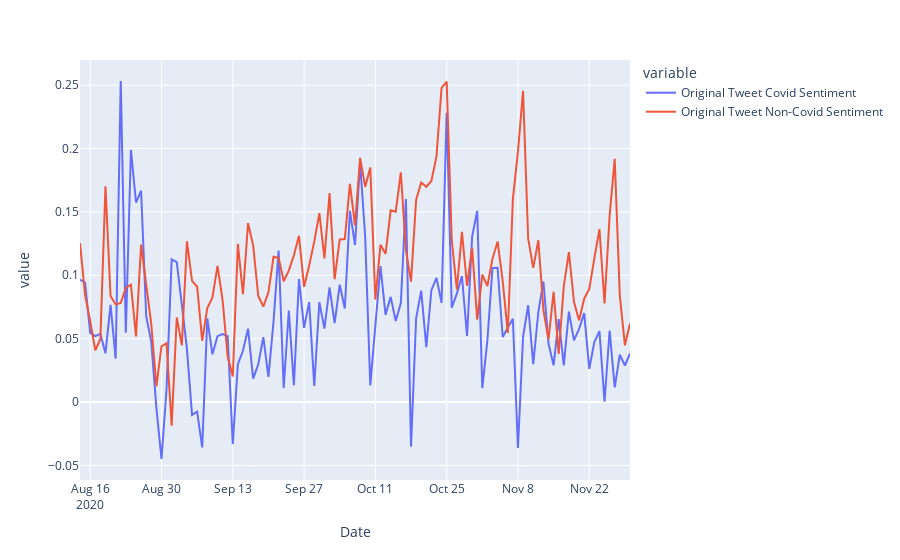

Notebook code cell kept with this figure:
### Markdown cell above
## Original Tweets Including User Response, COVID and Non-COVID Chart

### Code cell
import plotly.express as px

fig = px.line(combined_original[['Original Tweet Covid Sentiment','Original Tweet Non-Covid Sentiment']])
fig.show()
